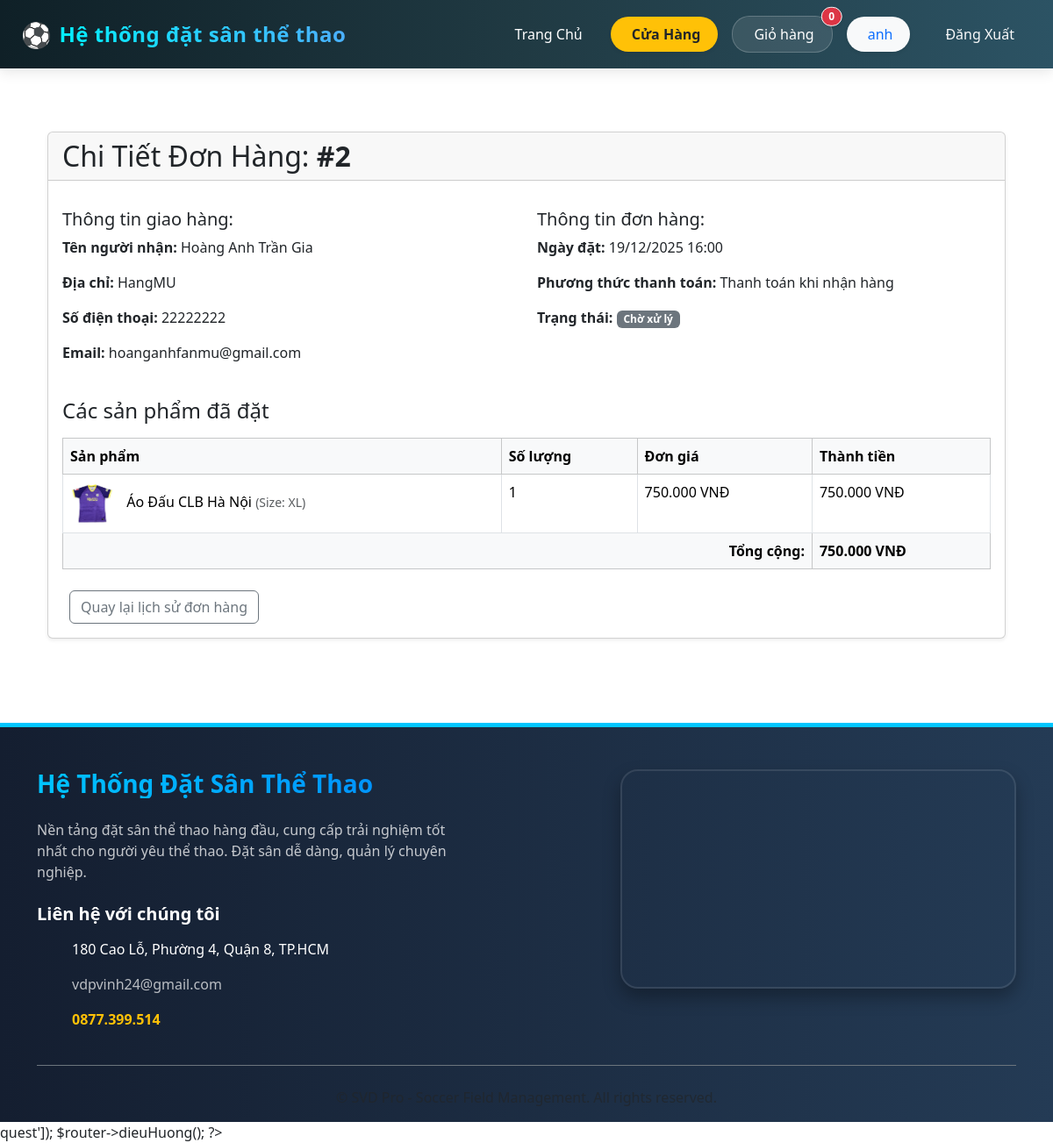
The page /user/order-details/2 (signed in) on the database its author committed.
### tables this page shows
CREATE TABLE `donhang` (
  `MaDonHang` int NOT NULL AUTO_INCREMENT,
  `MaKH` int NOT NULL,
  `TenKH` varchar(255) NOT NULL,
  `SDT` varchar(20) DEFAULT NULL,
  `Email` varchar(255) DEFAULT NULL,
  `DiaChi` varchar(255) DEFAULT NULL,
  `TongTien` decimal(10,2) NOT NULL,
  `PhuongThucThanhToan` varchar(100) DEFAULT NULL,
  `TrangThai` varchar(50) DEFAULT 'Chờ xử lý',
  `NgayTao` timestamp NULL DEFAULT CURRENT_TIMESTAMP,
  PRIMARY KEY (`MaDonHang`),
  KEY `FK_DonHang_KhachHang` (`MaKH`),
  CONSTRAINT `FK_DonHang_KhachHang` FOREIGN KEY (`MaKH`) REFERENCES `khachhang` (`MaKH`)
);

CREATE TABLE `chitietdonhang` (
  `MaDonHang` int NOT NULL,
  `MaSanPham` int NOT NULL,
  `MaBienThe` int NOT NULL,
  `SoLuong` int NOT NULL,
  `DonGia` decimal(10,2) NOT NULL,
  PRIMARY KEY (`MaDonHang`,`MaBienThe`),
  KEY `FK_CTDH_SanPham` (`MaSanPham`),
  KEY `FK_CTDH_BienThe` (`MaBienThe`),
  CONSTRAINT `FK_CTDH_BienThe` FOREIGN KEY (`MaBienThe`) REFERENCES `bienthesanpham` (`MaBienThe`),
  CONSTRAINT `FK_CTDH_DonHang` FOREIGN KEY (`MaDonHang`) REFERENCES `donhang` (`MaDonHang`) ON DELETE CASCADE,
  CONSTRAINT `FK_CTDH_SanPham` FOREIGN KEY (`MaSanPham`) REFERENCES `sanpham` (`MaSanPham`)
);

CREATE TABLE `sanpham` (
  `MaSanPham` int NOT NULL AUTO_INCREMENT,
  `TenSanPham` varchar(255) NOT NULL,
  `MoTa` text,
  `DonGia` decimal(10,2) NOT NULL,
  `DanhMuc` varchar(100) NOT NULL,
  `HinhAnh` varchar(255) DEFAULT NULL,
  `NgayTao` timestamp NULL DEFAULT CURRENT_TIMESTAMP,
  PRIMARY KEY (`MaSanPham`)
);

CREATE TABLE `bienthesanpham` (
  `MaBienThe` int NOT NULL AUTO_INCREMENT,
  `MaSanPham` int NOT NULL,
  `KichThuoc` varchar(50) NOT NULL,
  `SoLuongTon` int NOT NULL DEFAULT '0',
  PRIMARY KEY (`MaBienThe`),
  KEY `FK_BienThe_SanPham` (`MaSanPham`),
  CONSTRAINT `FK_BienThe_SanPham` FOREIGN KEY (`MaSanPham`) REFERENCES `sanpham` (`MaSanPham`) ON DELETE CASCADE
);

### index.php (called while the page is built, shortened)
<?php
require_once __DIR__ . '/app/Core/Autoloader.php';
$router = new Router();
$router->get('auth/hienThiDangNhap', 'AuthController@hienThiDangNhap');
$router->post('auth/xuLyDangNhap', 'AuthController@xuLyDangNhap');
$router->post('/auth/dangXuat', 'AuthController@dangXuat');
$router->get('dang-xuat', [AuthController::class, 'dangXuat']);
$router->get('dat-san', [DatsanController::class, 'chonSan']);
$router->post('/get-khung-gio-trong', [DatsanController::class, 'getKhungGioTrong']);
$router->post('/kiem-tra-san', [DatsanController::class, 'kiemTraVaTinhGia']);
$router->post('luu-tam-dat-san', [DatsanController::class, 'luuTamDatSan']);
$router->post('luu-tam-dich-vu', [DatsanController::class, 'luuTamDichVu']);
$router->get('xac-nhan-thanh-toan', [DatsanController::class, 'xacNhanThanhToan']);
$router->post('hoan-tat-dat-san', [DatsanController::class, 'hoanTatDatSan']);
$router->get('thanh-cong', [DatsanController::class, 'thanhCong']);
$router->get('loi-thanh-toan', [DatsanController::class, 'loiThanhToan']);
$router->get('chon-dich-vu', [DatsanController::class, 'chonDichVu']);
$router->get('datsan/dat-co-dinh', [DatsanController::class, 'showDatCoDinhForm']);
$router->post('datsan/kiem-tra-co-dinh', [DatsanController::class, 'handleKiemTraCoDinh']);
$router->post('datsan/luu-tam-dat-co-dinh', [DatsanController::class, 'luuTamDatCoDinh']);
$router->get('admin-dashboard', [AdminController::class, 'hienThiDashboard']);
$router->get('admin-san', [AdminController::class, 'quanLySan']);
$router->get('form-them-san', [AdminController::class, 'hienThiThemSan']);
$router->post('admin-san-them', [AdminController::class, 'xuLyThemSan']);
$router->post('admin-san-xoa', [AdminController::class, 'xuLyXoaSan']);
$router->get('admin-san-sua', [AdminController::class, 'hienThiSuaSan']);
$router->post('admin-san-capnhat', [AdminController::class, 'xuLySuaSan']);
$router->get('forgot-password', [AuthController::class, 'hienThiQuenMatKhau']);
$router->post('forgot-password', [AuthController::class, 'guiEmailReset']);
$router->get('reset-password', [AuthController::class, 'hienThiDatLaiMatKhau']);
$router->post('reset-password', [AuthController::class, 'datLaiMatKhau']);
$router->get('/admin/datsan-theo-ngay', 'AdminController@hienThiDatSanTheoNgay');
$router->post('/admin/datsan-theo-ngay', 'AdminController@xuLyDatSanTheoNgay');
$router->get('/admin/khachhang', 'AdminController@quanLyKhachHang');
$router->post('/admin/khachhang', 'AdminController@quanLyKhachHang');
$router->get('/admin/nhaphang', 'AdminController@nhapHang');
$router->post('/admin/nhaphang', 'AdminController@xuLyNhapHang');
$router->get('admin/booking-details', 'AdminController@bookingDetails');
$router->get('admin/kho-hang', 'AdminController@khoHang');
$router->get('admin/kho-hang/them', 'AdminController@themSanPham');
$router->post('admin/kho-hang/them', 'AdminController@xuLyThemSanPham');
$router->get('admin/kho-hang/sua', 'AdminController@suaSanPham');
$router->post('admin/kho-hang/sua', 'AdminController@xuLySuaSanPham');
$router->post('admin/kho-hang/xoa', 'AdminController@xuLyXoaSanPham');
$router->get('admin/don-hang', 'AdminController@quanLyDonHang');
$router->post('admin/don-hang/cap-nhat', 'AdminController@xuLyCapNhatTrangThaiDonHang');
$router->get('admin/nhan-vien', 'AdminController@quanLyNhanVien');
$router->get('admin/nhan-vien/them', 'AdminController@hienThiThemNhanVien');
$router->post('admin/nhan-vien/xu-ly-them', 'AdminController@xuLyThemNhanVien');
$router->post('admin/nhan-vien/xoa', 'AdminController@xuLyXoaNhanVien');
$router->get('store', 'StoreController@index');
$router->post('cart/add', 'CartController@add');
$router->get('cart', 'CartController@index');
$router->get('cart/count', 'CartController@getCartCount');
$router->post('cart/update', 'CartController@update');
$router->post('cart/remove', 'CartController@remove');
$router->get('checkout', 'CheckoutController@index');
$router->post('checkout/place-order', 'CheckoutController@placeOrder');
$router->get('checkout/success', 'CheckoutController@success');
$router->get('user/profile', 'UserController@showProfile');
$router->get('user/booking-history', 'UserController@bookingHistory');
$router->get('user/booking-details', 'UserController@bookingDetails');
$router->get('user/invoice-history', 'UserController@invoiceHistory');
$router->get('admin/revenue', 'AdminController@hienThiDoanhThu');
$router->dieuHuong();
?>quest']);

### app/Controllers/UserController.php (called while the page is built, shortened)
<?php
class UserController {
    private $orderModel;
    public function __construct() {
        $this->orderModel = new OrderModel();
    }
    public function orderDetails($orderId) {
        $userId = $_SESSION['user_id'];
        $order = $this->orderModel->getOrderById($orderId, $userId);
        $orderItems = $this->orderModel->getOrderItemsByOrderId($orderId);
        $pageTitle = 'Chi Tiết Đơn Hàng #' . $order['id'];
        $data = [
            'pageTitle' => $pageTitle,
            'order' => $order,
            'orderItems' => $orderItems
        ];
        extract($data);
        require_once __DIR__ . '/../../views/user/order_details.php';
    }
}
?>

### app/Core/Autoloader.php (called while the page is built, shortened)
<?php
spl_autoload_register(function ($className) {
    $prefix = 'App\\';
    $baseDir = __DIR__ . '/../';
    $len = strlen($prefix);
    $relativeClass = substr($className, $len);
    $file = $baseDir . str_replace('\\', '/', $relativeClass) . '.php';
});

### app/Models/Database.php (called while the page is built, shortened)
<?php
class Database {
    private $host = DB_HOST;
    private $db_name = DB_NAME;
    private $username = DB_USER;
    private $password = DB_PASS;
    private static $conn;
    public function connect() {
        if (self::$conn !== null) {
            return self::$conn;
        }
        self::$conn = null;
        $dsn = "mysql:host={$this->host};dbname={$this->db_name};charset=utf8";
        try {
            self::$conn = new PDO($dsn, $this->username, $this->password);
            self::$conn->setAttribute(PDO::ATTR_ERRMODE, PDO::ERRMODE_EXCEPTION);
            self::$conn->setAttribute(PDO::ATTR_DEFAULT_FETCH_MODE, PDO::FETCH_ASSOC);
        } catch(PDOException $exception) {
            echo "Lỗi kết nối CSDL: " . $exception->getMessage();
            throw $exception;
        }
        return self::$conn;
    }
public function query($sql, $params = []) {
    try {
        $pdo = $this->connect();
        $stmt = $pdo->prepare($sql);
        if (!empty($params)) {
            $firstKey = array_key_first($params);
            if (is_string($firstKey)) {
                foreach ($params as $param => $value) {
                    $stmt->bindValue($param, $value, \PDO::PARAM_STR);
                }
                $stmt->execute();
            } else {
                $stmt->execute($params);
            }
        } else {
            $stmt->execute();
        }
        return $stmt;
    } catch (\PDOException $e) {
        error_log("SQL Error: " . $e->getMessage());
        throw $e;
    }
}
}

### app/Models/OrderModel.php (called while the page is built, shortened)
<?php
require_once 'Database.php';
class OrderModel extends Database
{
    public function getOrderById($orderId, $khachhang_id)
    {
        $sql = "SELECT MaDonHang as id, TenKH as customer_name, SDT as customer_sdt, Email as customer_email,
                       DiaChi as customer_address, TongTien as total_amount, PhuongThucThanhToan as payment_method,
                       TrangThai as status, NgayTao as created_at
                FROM donhang WHERE MaDonHang = :order_id AND MaKH = :khachhang_id";
        try {
            $stmt = $this->query($sql, [
                ':order_id' => $orderId,
                ':khachhang_id' => $khachhang_id
            ]);
            return $stmt->fetch();
        } catch (PDOException $e) {
            error_log("Error fetching order by ID: " . $e->getMessage());
            return false;
        }
    }
    public function getOrderItemsByOrderId($orderId)
    {
        $sql = "SELECT oi.SoLuong as quantity, oi.DonGia as price, p.TenSanPham as name, v.KichThuoc as size, p.HinhAnh as image_url
                FROM chitietdonhang oi
                JOIN sanpham p ON oi.MaSanPham = p.MaSanPham
                JOIN bienthesanpham v ON oi.MaBienThe = v.MaBienThe
                WHERE oi.MaDonHang = :order_id";
        try {
            $stmt = $this->query($sql, [':order_id' => $orderId]);
            return $stmt->fetchAll();
        } catch (PDOException $e) {
            error_log("Error fetching order items: " . $e->getMessage());
            return [];
        }
    }
}

### views/user/order_details.php (the view, shortened to what this page needs)
<?php
require_once __DIR__ . '/../layouts/header.php';
$order = $data['order'] ?? null;
$orderItems = $data['orderItems'] ?? [];
?>
<div class="container my-5">
    <?php if ($order): ?>
        <div class="card shadow-sm">
            <div class="card-header">
                <h2 class="mb-0">Chi Tiết Đơn Hàng: <strong>#<?= htmlspecialchars($order['id']) ?></strong></h2>
            </div>
            <div class="card-body">
                <div class="text-start mt-3">
                    <div class="row mb-4">
                        <div class="col-md-6">
                            <h5>Thông tin giao hàng:</h5>
                            <p><strong>Tên người nhận:</strong> <?= htmlspecialchars($order['customer_name']) ?></p>
                            <p><strong>Địa chỉ:</strong> <?= htmlspecialchars($order['customer_address']) ?></p>
                            <p><strong>Số điện thoại:</strong> <?= htmlspecialchars($order['customer_sdt']) ?></p>
                            <p><strong>Email:</strong> <?= htmlspecialchars($order['customer_email']) ?></p>
                        </div>
                        <div class="col-md-6">
                            <h5>Thông tin đơn hàng:</h5>
                            <p><strong>Ngày đặt:</strong> <?= date('d/m/Y H:i', strtotime($order['created_at'])) ?></p>
                            <p><strong>Phương thức thanh toán:</strong> <?= htmlspecialchars($order['payment_method']) ?></p>
                            <p><strong>Trạng thái:</strong>
                                <?php
                                    $status = htmlspecialchars($order['status']);
                                    $badge_class = 'bg-secondary';
                                ?>
                                <span class="badge <?= $badge_class ?>"><?= $status ?></span>
                            </p>
                        </div>
                    </div>
                    <h4 class="mb-3">Các sản phẩm đã đặt</h4>
                    <table class="table table-bordered">
                        <thead class="table-light">
                            <tr>
                                <th>Sản phẩm</th>
                                <th>Số lượng</th>
                                <th>Đơn giá</th>
                                <th>Thành tiền</th>
                            </tr>
                        </thead>
                        <tbody>
                            <?php foreach ($orderItems as $item): ?>
                                <tr>
                                    <td>
                                        <img src="<?= BASE_URL . htmlspecialchars($item['image_url']) ?>" alt="<?= htmlspecialchars($item['name']) ?>" style="width: 50px; height: auto; margin-right: 10px;">
                                        <?= htmlspecialchars($item['name']) ?>
                                        <small class="text-muted">(Size: <?= htmlspecialchars($item['size']) ?>)</small>
                                    </td>
                                    <td><?= htmlspecialchars($item['quantity']) ?></td>
                                    <td><?= number_format($item['price'], 0, ',', '.') ?> VNĐ</td>
                                    <td><?= number_format($item['price'] * $item['quantity'], 0, ',', '.') ?> VNĐ</td>
                                </tr>
                            <?php endforeach; ?>
                        </tbody>
                        <tfoot>
                            <tr class="table-light fw-bold">
                                <td colspan="3" class="text-end">Tổng cộng:</td>
                                <td><?= number_format($order['total_amount'], 0, ',', '.') ?> VNĐ</td>
                            </tr>
                        </tfoot>
                    </table>
                </div>
                <div class="mt-4">
                    <a href="<?= BASE_URL ?>user/invoice-history" class="btn btn-outline-secondary mx-2">Quay lại lịch sử đơn hàng</a>
                </div>
            </div>
        </div>
    <?php endif; ?>
</div>
<?php
require_once __DIR__ . '/../layouts/footer.php';
?>

### public/css/style.css (style rules this page uses)
html, body { height: 100%; margin: 0; }
body { display: flex; flex-direction: column; min-height: 100vh; }

### rows shown on the page
donhang: MaDonHang "2", TenKH "Hoàng Anh Trần Gia", DiaChi "HangMU", SDT "22222222", Email "hoanganhfanmu@gmail.com", MaDonHang+NgayTao "19/12/2025 16:00", PhuongThucThanhToan "Thanh toán khi nhận hàng", TrangThai "Chờ xử lý", MaDonHang+TongTien "750.000"
chitietdonhang: MaSanPham.HinhAnh (picture), MaSanPham.TenSanPham "Áo Đấu CLB Hà Nội", MaBienThe.KichThuoc "XL", SoLuong "1", DonGia "750.000", $item['price'] * $item['quantity'] "750.000"

### other values the page prints
$_SESSION['username'] "anh"
